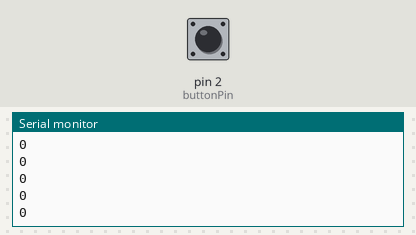
The sketch below on a simulated Arduino Uno, built with avr-gcc and run on an emulated ATmega328P. Parts: the last lines printed to the serial monitor. The test bench sets the inputs (shaded band); at power-on: pin 2 (buttonPin) LOW.

Above: at 1.2 s.
1.3 s: pin 2 (buttonPin) pulled HIGH for 0.15 s
At 1.31 s:
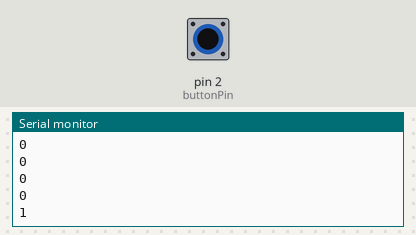
2.9 s: pin 2 (buttonPin) pulled HIGH for 1 s
At 2.91 s:
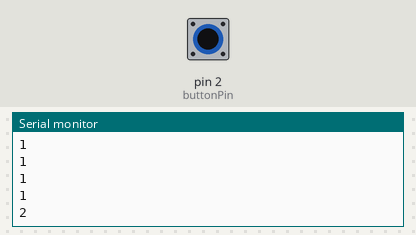
5.4 s: pin 2 (buttonPin) pulled HIGH for 0.15 s
At 5.41 s:
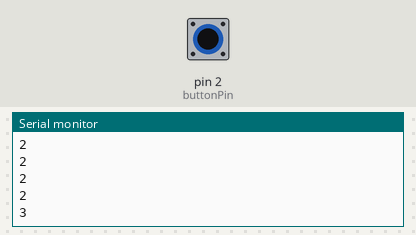
Timing chart, 0 to 8.4 s (numbered marks = the images above; inputs shaded):
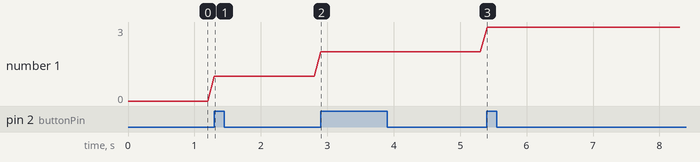

Measured:
- after the input at 1.3 s, the serial monitor: prints a new line at once (image 1)
- after the input at 2.9 s, the serial monitor: prints a new line at once (image 2)
- after the input at 5.4 s, the serial monitor: prints a new line at once (image 3)
- plotted number 1: 0 → 1 after the input at 1.3 s, 1 → 2 after the input at 2.9 s, 2 → 3 after the input at 5.4 s

The sketch:

debouncing.ino
```cpp
//Code for Lab 3 part 3 button debouncing
//Callie Branyan 4/22/2019

//Initialize pins and variables
const int buttonPin = 2;
volatile int buttonState = 0;
int count = 0;

//additional variables for implementing software debouncing technique
long debounce_time = 100; //change between 15 and 100 to see difference in debouncing
volatile unsigned long last_micros;


void setup() {

Serial.begin(9600);
pinMode(buttonPin, INPUT);
//unfiltered button pressing. comment out when implementing software debouncing
attachInterrupt(digitalPinToInterrupt(buttonPin), increase_count, RISING);

// uncomment when implementing the software debouncing
//attachInterrupt(0, debounceInterrupt, RISING);

}

void loop() {

  Serial.println(count);
  delay(100);

}

//interrupt function for software debouncing
void debounceInterrupt() {
  if((long)(micros()-last_micros) >= debounce_time*1000) {
    increase_count();
    last_micros = micros();
  }
}

//function for increasing button count
void increase_count() {

  count = count + 1;

}
```
